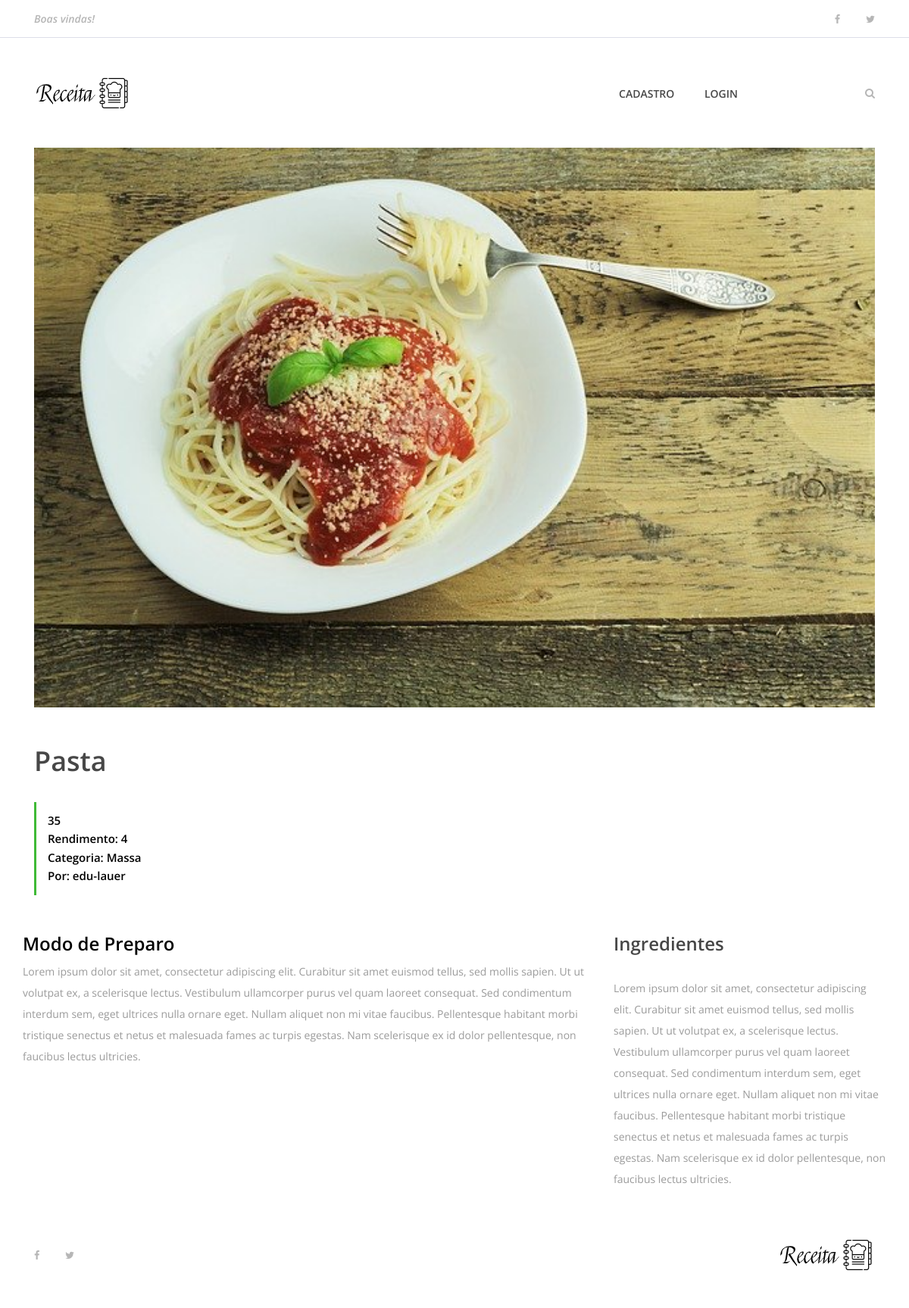
Page /6 on the committed database.
### receita/models.py (models this page shows, shortened)
class Receita(models.Model):
    pessoa = models.ForeignKey(User, on_delete=models.CASCADE, default='')
    objects = models.Manager
    nome_receita = models.CharField(max_length=200)
    ingredientes = models.TextField()
    modo_preparo = models.TextField()
    tempo_preparo = models.IntegerField()
    rendimento = models.CharField(max_length=100)
    categoria = models.CharField(max_length=100)
    date_receita = models.DateTimeField(default=datetime.now(), blank=True)
    foto_receita = models.ImageField(upload_to='fotos/%d/%m/%Y', blank=True)
    publicada = models.BooleanField(default=False)

### receita/views.py (the view)
# urls.py: path('<int:receita_id>', views.receita, name='receita'),
def receita(request, receita_id):
    receita_exibir = get_object_or_404(Receita, pk=receita_id)
    receita_mostrar = {
        'receita': receita_exibir
    }
    return render(request, 'receitas/receita.html', receita_mostrar)

### templates/receitas/receita.html (shortened to what this page needs)
{% extends 'base.html' %}
{% load static %}
{% block content %}
    {% include 'partials/header.html' %}
    <div class="container">
        <div class="row">
            <div class="col-12">
                <div class="receipe-slider owl-carousel">
                    {% if receita.foto_receita == '' %}
                    <img src="{% static 'img/bg-img/tomate_banner.jpg' %}">
                    {% else %}
                    <img src="{{ receita.foto_receita.url }}" alt="">
                    {% endif %}
                </div>
            </div>
        </div>
    </div>
    <div class="receipe-content-area">
        <div class="container">
            <div class="row">
                <div class="col-12 col-md-8">
                    <div class="receipe-headline my-5">
                        <h2>{{ receita.nome_receita }}</h2>
                        <div class="receipe-duration">
                            <h6>{{ receita.tempo_preparo }}</h6>
                            <h6>Rendimento: {{ receita.rendimento }}</h6>
                            <h6>Categoria: {{ receita.categoria }}</h6>
                            <h6>Por: {{ receita.pessoa }}</h6>
                        </div>
                    </div>
                </div>
                <div class="row">
                    <div class="col-12 col-lg-8">
                        <h4>Modo de Preparo</h4>
                        <div class="single-preparation-step d-flex">
                            <p>{{ receita.modo_preparo }}</p>
                        </div>
                    </div>
                    <div class="col-12 col-lg-4">
                        <div class="ingredients">
                            <h4>Ingredientes</h4>
                            <div class="ingredients">
                                <p>{{ receita.ingredientes }}</p>
                            </div>
                        </div>
                    </div>
                 </div>
            </div>
         </div>
    </div>
        {% include 'partials/footer.html' %}
{% endblock %}

### site_receitas/static/site.css (style rules this page uses)
* { margin: 0; padding: 0; }
body { font-family: "Open Sans", sans-serif; font-size: 14px; }
h1, h2, h3, h4, h5, h6 { color: #000000; line-height: 1.3; font-weight: 600; }
p { color: #9b9b9b; font-size: 14px; line-height: 2; font-weight: 400; }
img { height: auto; max-width: 100%; }
.receipe-slider { position: relative; z-index: 1; }
.receipe-headline h2 { font-size: 36px; color: #474747; margin-bottom: 30px; }
.receipe-headline .receipe-duration { border-left: 3px solid #40ba37; padding: 15px; }
.receipe-headline .receipe-duration h6 { font-size: 15px; margin-bottom: 5px; }
.receipe-headline .receipe-duration h6:last-child { margin-bottom: 0; }
.single-preparation-step { position: relative; z-index: 1; margin-bottom: 50px; }
.ingredients h4 { color: #474747; margin-bottom: 30px; }

### rows in the picture
Receita: foto_receita (picture), nome_receita "Pasta", tempo_preparo "35", rendimento "4", categoria "Massa", pessoa "edu-lauer", modo_preparo "Lorem ipsum dolor sit amet, consectetur adipiscing elit. Curabitur sit amet euismod tellus, sed mollis sapien. Ut ut volutpat ex, a scelerisque lectus. Vestibulum ullamcorper purus vel quam laoreet consequat. Sed condimentum interdum sem, eget ultrices nulla ornare eget. Nullam aliquet non mi vitae faucibus. Pellentesque habitant morbi tristique senectus et netus et malesuada fames ac turpis egestas. Nam scelerisque ex id dolor pellentesque, non faucibus lectus ultricies.", ingredientes "Lorem ipsum dolor sit amet, consectetur adipiscing elit. Curabitur sit amet euismod tellus, sed mollis sapien. Ut ut volutpat ex, a scelerisque lectus. Vestibulum ullamcorper purus vel quam laoreet consequat. Sed condimentum interdum sem, eget ultrices nulla ornare eget. Nullam aliquet non mi vitae faucibus. Pellentesque habitant morbi tristique senectus et netus et malesuada fames ac turpis egestas. Nam scelerisque ex id dolor pellentesque, non faucibus lectus ultricies."
